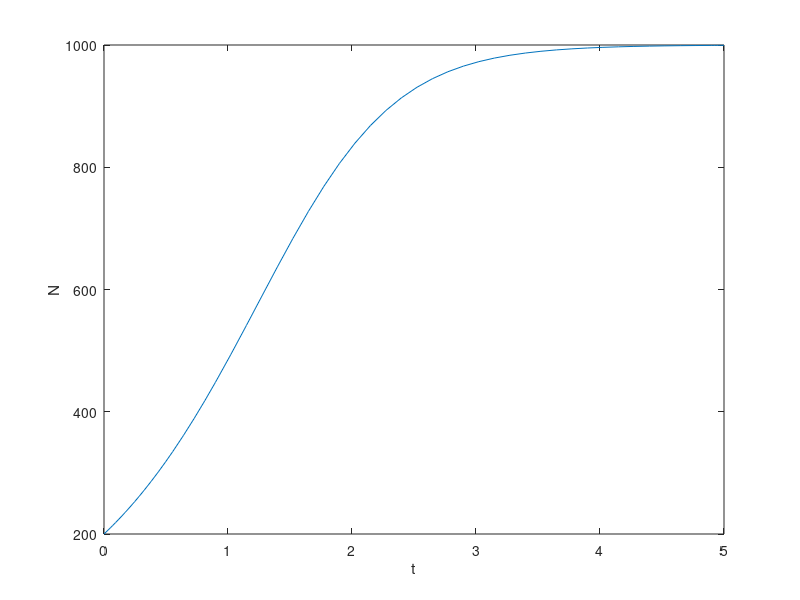
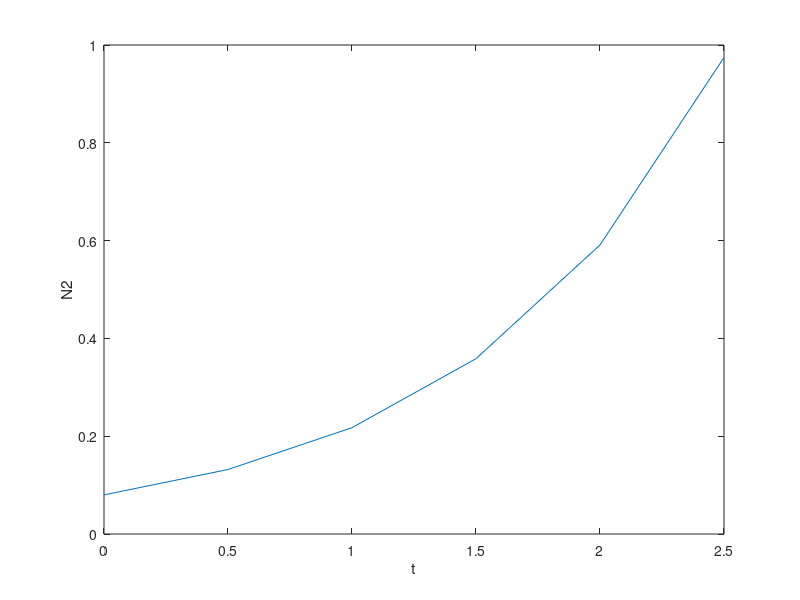
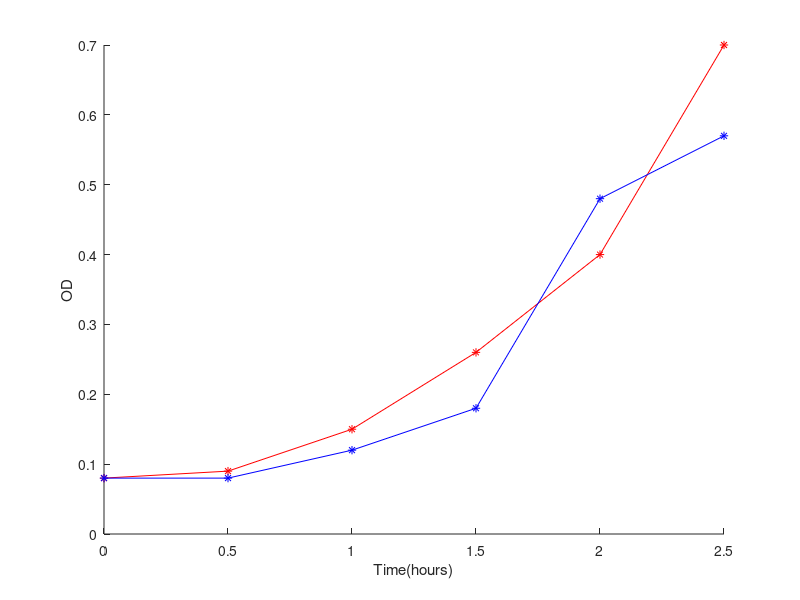

Recreate these plots in MATLAB, in order. (Note: this script raises an error after producing the figures.)
lambda = 1; 
theta = 10^3;
alpha = 2;
dNdt = @(N) lambda*N*(1-(N/theta)^alpha);
[T, N] = ode45(@(t,x)dNdt(x),[0,5.0], 200);
figure;
plot(T,N);
ylabel('N');
xlabel('t');
%% 
[T, N2] = ode45(@(t,x)dNdt(x),[0:0.5:2.5], 0.08);
figure;
plot(T,N2);
ylabel('N2');
xlabel('t');

Ti=[0:0.5:2.5];
Nexp=[0.08,0.09,0.15,0.26,0.40,0.70];
Nctr=[0.08,0.08,0.12,0.18,0.48,0.57];
figure; hold on;
plot(Ti, Nexp, 'r*-');
plot(Ti, Nctr, 'b*-');
ylabel('OD');
xlabel('Time(hours)');

sse = sum((N2.'- Nexp).^2);
sse
%% 
SSE=sum((N2.'- Nexp).^2);
sse=bgrowthsse(1,1,10)
%% 
Ti=[0:0.5:2.5];
Nexp=[0.08,0.09,0.15,0.26,0.40,0.70];
x0=[1,10^3,2];
fun=@(x) bgrowthsse(x(1),x(2),x(3))
y=fminsearch(fun,x0);
dNdt_best = @(N) y(1)*N*(1-(N/y(2))^y(3));
[T, N3] = ode45(@(t,x)dNdt_best(x),[0:0.5:2.5], 0.08);
figure; hold on;
plot(Ti, N3, 'r*-');
plot(Ti, Nexp, 'b*-');
bgrowthsse(y(1),y(2),y(3))
%% 

